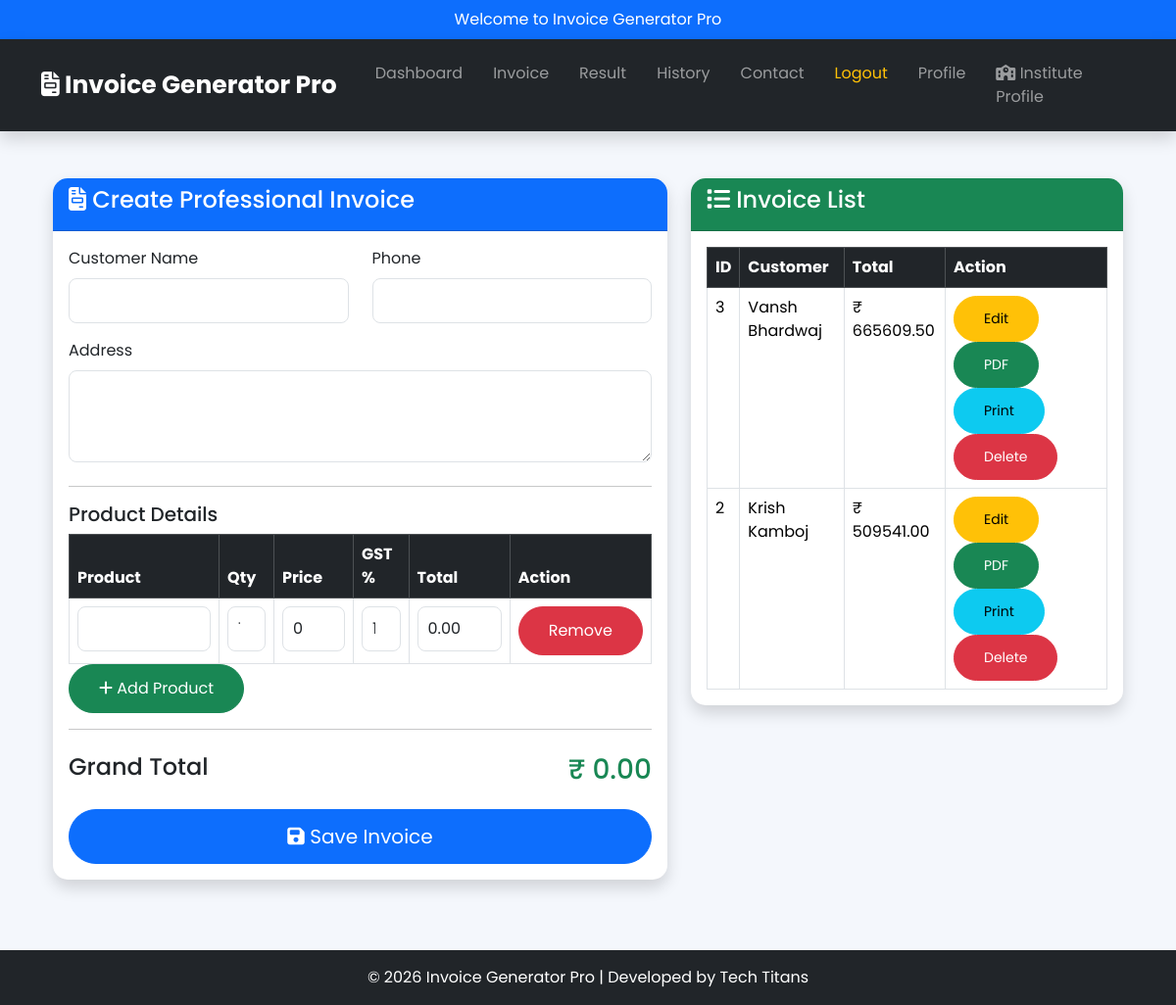
The page /invoice (signed in) on the database its author committed.
### models.py (models this page shows)
class Invoice(db.Model):
    __tablename__ = "invoices"
    id = db.Column(db.Integer, primary_key=True)
    user_id = db.Column(
        db.Integer,
        db.ForeignKey("users.id"),
        nullable=False
    )
    customer_name = db.Column(
        db.String(150),
        nullable=False
    )
    phone = db.Column(
        db.String(20),
        nullable=False
    )
    address = db.Column(
        db.Text,
        nullable=False
    )
    grand_total = db.Column(
        db.Float,
        default=0
    )
    items = db.relationship(
        "InvoiceItem",
        backref="invoice",
        cascade="all, delete-orphan",
        lazy=True
    )

### app.py (the view, shortened to what this page needs)
@app.route("/invoice")
@login_required
def invoice():
    search = request.args.get("search", "")
    query = Invoice.query.filter_by(
        user_id=session["user_id"]
    )
    invoices = query.order_by(
        Invoice.id.desc()
    ).all()
    return render_template(
        "invoice.html",
        invoices=invoices,
        search=search
    )

### app.py (called while the page is built, shortened)
def login_required(f):
    @wraps(f)
    def decorated_function(*args, **kwargs):
        return f(*args, **kwargs)
    return decorated_function

### templates/invoice.html (shortened to what this page needs)
{% extends "base.html" %}
{% block content %}
<div class="container-fluid">
    <div class="row">
        <div class="col-lg-7">
            <div class="card shadow">
                <div class="card-header bg-primary text-white">
                    <h4>
                        <i class="fa-solid fa-file-invoice"></i>
                        Create Professional Invoice
                    </h4>
                </div>
                <div class="card-body">
                    <form
                        action="{{ url_for('add_invoice') }}"
                        method="POST">
                        <div class="row">
                            <div class="col-md-6 mb-3">
                                <label class="form-label">
                                    Customer Name
                                </label>
                                <input
                                    type="text"
                                    name="customer"
                                    class="form-control"
                                    required>
                            </div>
                            <div class="col-md-6 mb-3">
                                <label class="form-label">
                                    Phone
                                </label>
                                <input
                                    type="text"
                                    name="phone"
                                    class="form-control"
                                    required>
                            </div>
                        </div>
                        <div class="mb-4">
                            <label class="form-label">
                                Address
                            </label>
                            <textarea
                                name="address"
                                class="form-control"
                                rows="3"
                                required></textarea>
                        </div>
                        <hr>
                        <h5>
                            Product Details
                        </h5>
                        <div class="table-responsive">
                            <table
                                class="table table-bordered"
                                id="productTable">
                                <thead class="table-dark">
                                    <tr>
                                        <th width="30%">Product</th>
                                        <th width="10%">Qty</th>
                                        <th width="15%">Price</th>
                                        <th width="10%">GST %</th>
                                        <th width="20%">Total</th>
                                        <th width="15%">Action</th>
                                    </tr>
                                </thead>
                                <tbody id="productBody">
                                    <tr>
                                        <td>
                                            <input
                                                type="text"
                                                class="form-control product"
                                                name="product[]"
                                                required>
                                        </td>
                                        <td>
                                            <input
                                                type="number"
                                                class="form-control qty"
                                                name="quantity[]"
                                                value="1"
                                                min="1"
                                                required>
                                        </td>
                                        <td>
                                            <input
                                                type="number"
                                                class="form-control price"
                                                name="price[]"
                                                value="0"
                                                min="0"
                                                required>
                                        </td>
                                        <td>
                                            <input
                                                type="number"
                                                class="form-control gst"
                                                name="gst[]"
                                                value="18">
                                        </td>
                                        <td>
                                            <input
                                                type="text"
                                                class="form-control total"
                                                readonly>
                                        </td>
                                        <td>
                                            <button
                                                type="button"
                                                class="btn btn-danger removeRow">
                                                Remove
                                            </button>
                                        </td>
                                    </tr>
                                </tbody>
                            </table>
                        </div>
                        <button
                            type="button"
                            id="addRow"
                            class="btn btn-success">
                            <i class="fa-solid fa-plus"></i>
                            Add Product
                        </button>
                        <hr>
                                                <div class="row mt-4">
                            <div class="col-md-6">
                                <h4>
                                    Grand Total
                                </h4>
                            </div>
                            <div class="col-md-6 text-end">
                                <h3 class="text-success">
                                    ₹ <span id="grandTotal">0.00</span>
                                </h3>
                            </div>
                        </div>
                        <button
                            type="submit"
                            class="btn btn-primary btn-lg w-100 mt-3">
                            <i class="fa-solid fa-floppy-disk"></i>
                            Save Invoice
                        </button>
                    </form>
                </div>
            </div>
        </div>
        <div class="col-lg-5">
            <div class="card shadow">
                <div class="card-header bg-success text-white">
                    <h4>
                        <i class="fa-solid fa-list"></i>
                        Invoice List
                    </h4>
                </div>
                <div class="card-body">
                    <table class="table table-bordered table-hover">
                        <thead class="table-dark">
                            <tr>
                                <th>ID</th>
                                <th>Customer</th>
                                <th>Total</th>
                                <th>Action</th>
                            </tr>
                        </thead>
                        <tbody>
                            {% for invoice in invoices %}
                            <tr>
                                <td>
                                    {{ invoice.id }}
                                </td>
                                <td>
                                    {{ invoice.customer_name }}
                                </td>
                                <td>
                                    ₹ {{ "%.2f"|format(invoice.grand_total) }}
                                </td>
                                <td>
                                    <a
                                        href="{{ url_for('edit_invoice', id=invoice.id) }}"
                                        class="btn btn-warning btn-sm">
                                        Edit
                                    </a>
                                    <a
                                        href="{{ url_for('invoice_pdf', id=invoice.id) }}"
                                        class="btn btn-success btn-sm">
                                        PDF
                                    </a>
                                    <a
                                        href="{{ url_for('print_invoice', id=invoice.id) }}"
                                        class="btn btn-info btn-sm">
                                        Print
                                    </a>
                                    <a
                                        href="{{ url_for('delete_invoice', id=invoice.id) }}"
                                        class="btn btn-danger btn-sm"
                                        onclick="return confirm('Delete this invoice?')">
                                        Delete
                                    </a>
                                </td>
                            </tr>
                            {% else %}
                            <tr>
                                <td colspan="4" class="text-center">
                                    No invoices found.
                                </td>
                            </tr>
                            {% endfor %}
                        </tbody>
                    </table>
                </div>
            </div>
        </div>
    </div>
</div>
{% endblock %}

### static/css/style.css (style rules this page uses)
* { margin:0; padding:0; box-sizing:border-box; font-family:'Poppins',sans-serif; }
body { background:#f4f7fc; color:#333; }
.card { border:none; border-radius:15px; overflow:hidden; transition:.4s; }
.card-header { font-weight:bold; }
.btn { border-radius:8px; transition:.3s; }
.table { margin-bottom:0; }
.table thead { background:#0d6efd; color:white; }
.form-control { border-radius:8px; padding:10px; }
.bg-primary { background:#0d6efd!important; }
.bg-success { background:#198754!important; }
.card { border-radius:15px; }
.card-header { font-weight:bold; font-size:20px; }
.card { transition:.4s; }
.btn { border-radius:50px; padding:12px 30px; }

### rows shown on the page
Invoice: id "3", customer_name "Vansh Bhardwaj", grand_total "665609.50"
Invoice: id "2", customer_name "Krish Kamboj", grand_total "509541.00"
